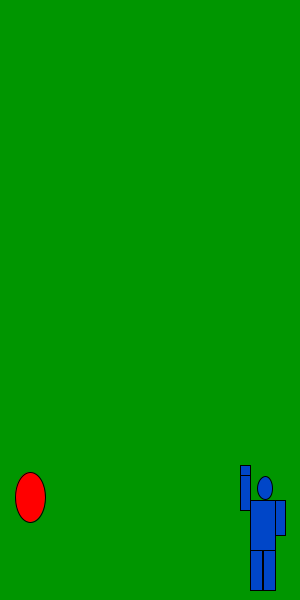
Frame 1 (no input)
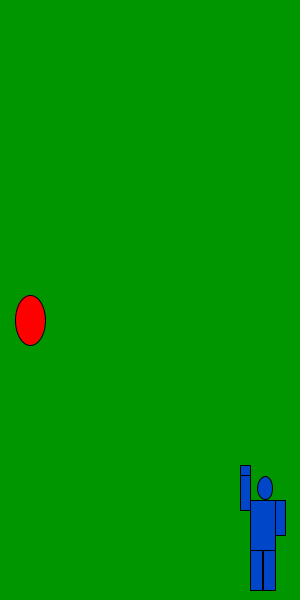
Frame 60 (the mouse pressed at the canvas centre just before this capture)
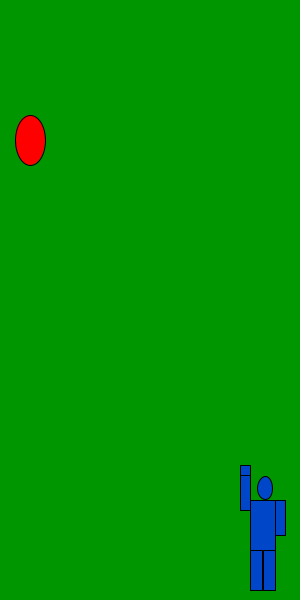
Frame 120 (the mouse held since frame 60 and released just before this capture)

The Processing sketch that drew these frames (run headless with seeded random() and noise(); from frame 60 on, the mouse is pressed at the canvas centre):

// Processing sketch: processing_115371
// ── processing_115371.pde

int x;
int y;

int margenXizq;
int margenXder;
 
int margenYarr;
int margenYabaj;


void setup(){
   size(300,600);
 smooth();
 x=30;
 y=500;
}

void draw(){
background(0,150,0);

fill(0,70,200);
ellipse(265,488,15,23);
rect(240,465,10,10);
rect(250,500,25,50);
rect(240,475,10,35);rect(275,500,10,35);
rect(250,550,12,40);rect(263,550,12,40);
y=y-3;
fill(255,0,0);

ellipse(x,y,30,50);

margenXizq=x-15;
margenXder=x+15;
margenYarr=y-25;
margenYabaj=y+25;

if(mouseX>=margenXizq &  mouseX <=margenXder & mouseY>=margenYarr & mouseY<=margenYabaj 
& mousePressed==true) { y=mouseY; x=mouseX;ellipse(mouseX,mouseY,30,50);
}
if (y<=20){y+=4;}

if (x>=230 & x<=245 & y>=450 & y<=480){x=245;y=460;}
println(x); 
 
 
}
